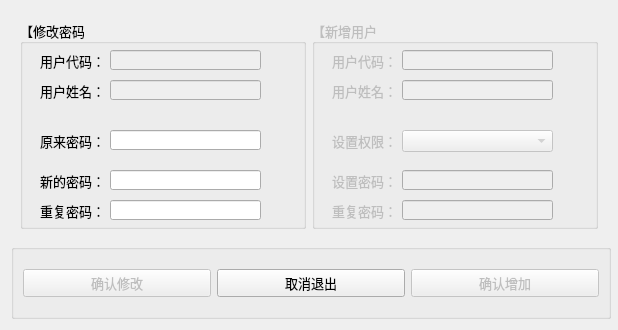
<?xml version="1.0" encoding="UTF-8"?>
<ui version="4.0">
 <class>User</class>
 <widget class="QDialog" name="User">
  <property name="geometry">
   <rect>
    <x>0</x>
    <y>0</y>
    <width>618</width>
    <height>330</height>
   </rect>
  </property>
  <property name="minimumSize">
   <size>
    <width>600</width>
    <height>330</height>
   </size>
  </property>
  <property name="font">
   <font>
    <family>微软雅黑</family>
    <pointsize>10</pointsize>
   </font>
  </property>
  <property name="windowTitle">
   <string>用户管理</string>
  </property>
  <layout class="QVBoxLayout" name="verticalLayout" stretch="3,1">
   <item>
    <widget class="QWidget" name="widget" native="true">
     <layout class="QHBoxLayout" name="horizontalLayout">
      <item>
       <widget class="QGroupBox" name="groupBoxM">
        <property name="sizePolicy">
         <sizepolicy hsizetype="Expanding" vsizetype="Expanding">
          <horstretch>0</horstretch>
          <verstretch>0</verstretch>
         </sizepolicy>
        </property>
        <property name="font">
         <font>
          <family>微软雅黑</family>
          <pointsize>10</pointsize>
         </font>
        </property>
        <property name="title">
         <string>【修改密码】</string>
        </property>
        <widget class="QLabel" name="label">
         <property name="geometry">
          <rect>
           <x>20</x>
           <y>30</y>
           <width>61</width>
           <height>21</height>
          </rect>
         </property>
         <property name="font">
          <font>
           <family>微软雅黑</family>
           <pointsize>10</pointsize>
          </font>
         </property>
         <property name="text">
          <string>用户代码：</string>
         </property>
        </widget>
        <widget class="QLineEdit" name="lineEditM1">
         <property name="enabled">
          <bool>false</bool>
         </property>
         <property name="geometry">
          <rect>
           <x>90</x>
           <y>30</y>
           <width>151</width>
           <height>20</height>
          </rect>
         </property>
        </widget>
        <widget class="QLabel" name="label_2">
         <property name="geometry">
          <rect>
           <x>20</x>
           <y>110</y>
           <width>61</width>
           <height>21</height>
          </rect>
         </property>
         <property name="font">
          <font>
           <family>微软雅黑</family>
           <pointsize>10</pointsize>
          </font>
         </property>
         <property name="text">
          <string>原来密码：</string>
         </property>
        </widget>
        <widget class="QLineEdit" name="lineEditPO">
         <property name="geometry">
          <rect>
           <x>90</x>
           <y>110</y>
           <width>151</width>
           <height>20</height>
          </rect>
         </property>
         <property name="echoMode">
          <enum>QLineEdit::Password</enum>
         </property>
        </widget>
        <widget class="QLineEdit" name="lineEditPN">
         <property name="geometry">
          <rect>
           <x>90</x>
           <y>150</y>
           <width>151</width>
           <height>20</height>
          </rect>
         </property>
         <property name="echoMode">
          <enum>QLineEdit::Password</enum>
         </property>
        </widget>
        <widget class="QLabel" name="label_3">
         <property name="geometry">
          <rect>
           <x>20</x>
           <y>150</y>
           <width>61</width>
           <height>21</height>
          </rect>
         </property>
         <property name="font">
          <font>
           <family>微软雅黑</family>
           <pointsize>10</pointsize>
          </font>
         </property>
         <property name="text">
          <string>新的密码：</string>
         </property>
        </widget>
        <widget class="QLineEdit" name="lineEditPR">
         <property name="geometry">
          <rect>
           <x>90</x>
           <y>180</y>
           <width>151</width>
           <height>20</height>
          </rect>
         </property>
         <property name="echoMode">
          <enum>QLineEdit::Password</enum>
         </property>
        </widget>
        <widget class="QLabel" name="label_4">
         <property name="geometry">
          <rect>
           <x>20</x>
           <y>180</y>
           <width>61</width>
           <height>21</height>
          </rect>
         </property>
         <property name="font">
          <font>
           <family>微软雅黑</family>
           <pointsize>10</pointsize>
          </font>
         </property>
         <property name="text">
          <string>重复密码：</string>
         </property>
        </widget>
        <widget class="QLabel" name="label_9">
         <property name="geometry">
          <rect>
           <x>20</x>
           <y>60</y>
           <width>61</width>
           <height>21</height>
          </rect>
         </property>
         <property name="font">
          <font>
           <family>微软雅黑</family>
           <pointsize>10</pointsize>
          </font>
         </property>
         <property name="text">
          <string>用户姓名：</string>
         </property>
        </widget>
        <widget class="QLineEdit" name="lineEditM2">
         <property name="enabled">
          <bool>false</bool>
         </property>
         <property name="geometry">
          <rect>
           <x>90</x>
           <y>60</y>
           <width>151</width>
           <height>20</height>
          </rect>
         </property>
        </widget>
       </widget>
      </item>
      <item>
       <widget class="QGroupBox" name="groupBoxA">
        <property name="enabled">
         <bool>false</bool>
        </property>
        <property name="sizePolicy">
         <sizepolicy hsizetype="Expanding" vsizetype="Expanding">
          <horstretch>0</horstretch>
          <verstretch>0</verstretch>
         </sizepolicy>
        </property>
        <property name="font">
         <font>
          <family>微软雅黑</family>
          <pointsize>10</pointsize>
         </font>
        </property>
        <property name="title">
         <string>【新增用户】</string>
        </property>
        <widget class="QLabel" name="label_5">
         <property name="geometry">
          <rect>
           <x>20</x>
           <y>30</y>
           <width>61</width>
           <height>21</height>
          </rect>
         </property>
         <property name="font">
          <font>
           <family>微软雅黑</family>
           <pointsize>10</pointsize>
          </font>
         </property>
         <property name="text">
          <string>用户代码：</string>
         </property>
        </widget>
        <widget class="QLineEdit" name="lineEditA1">
         <property name="geometry">
          <rect>
           <x>90</x>
           <y>30</y>
           <width>151</width>
           <height>20</height>
          </rect>
         </property>
        </widget>
        <widget class="QLabel" name="label_6">
         <property name="geometry">
          <rect>
           <x>20</x>
           <y>60</y>
           <width>61</width>
           <height>21</height>
          </rect>
         </property>
         <property name="font">
          <font>
           <family>微软雅黑</family>
           <pointsize>10</pointsize>
          </font>
         </property>
         <property name="text">
          <string>用户姓名：</string>
         </property>
        </widget>
        <widget class="QLineEdit" name="lineEditA2">
         <property name="geometry">
          <rect>
           <x>90</x>
           <y>60</y>
           <width>151</width>
           <height>20</height>
          </rect>
         </property>
        </widget>
        <widget class="QLineEdit" name="lineEditAP1">
         <property name="geometry">
          <rect>
           <x>90</x>
           <y>150</y>
           <width>151</width>
           <height>20</height>
          </rect>
         </property>
         <property name="echoMode">
          <enum>QLineEdit::Password</enum>
         </property>
        </widget>
        <widget class="QLabel" name="label_7">
         <property name="geometry">
          <rect>
           <x>20</x>
           <y>150</y>
           <width>61</width>
           <height>21</height>
          </rect>
         </property>
         <property name="font">
          <font>
           <family>微软雅黑</family>
           <pointsize>10</pointsize>
          </font>
         </property>
         <property name="text">
          <string>设置密码：</string>
         </property>
        </widget>
        <widget class="QLabel" name="label_8">
         <property name="geometry">
          <rect>
           <x>20</x>
           <y>110</y>
           <width>61</width>
           <height>21</height>
          </rect>
         </property>
         <property name="font">
          <font>
           <family>微软雅黑</family>
           <pointsize>10</pointsize>
          </font>
         </property>
         <property name="text">
          <string>设置权限：</string>
         </property>
        </widget>
        <widget class="QComboBox" name="comboBoxP">
         <property name="geometry">
          <rect>
           <x>90</x>
           <y>110</y>
           <width>151</width>
           <height>22</height>
          </rect>
         </property>
        </widget>
        <widget class="QLabel" name="label_10">
         <property name="geometry">
          <rect>
           <x>20</x>
           <y>180</y>
           <width>61</width>
           <height>21</height>
          </rect>
         </property>
         <property name="font">
          <font>
           <family>微软雅黑</family>
           <pointsize>10</pointsize>
          </font>
         </property>
         <property name="text">
          <string>重复密码：</string>
         </property>
        </widget>
        <widget class="QLineEdit" name="lineEditAP2">
         <property name="geometry">
          <rect>
           <x>90</x>
           <y>180</y>
           <width>151</width>
           <height>20</height>
          </rect>
         </property>
         <property name="echoMode">
          <enum>QLineEdit::Password</enum>
         </property>
        </widget>
       </widget>
      </item>
     </layout>
    </widget>
   </item>
   <item>
    <widget class="QGroupBox" name="groupBox_3">
     <property name="sizePolicy">
      <sizepolicy hsizetype="Preferred" vsizetype="Preferred">
       <horstretch>0</horstretch>
       <verstretch>0</verstretch>
      </sizepolicy>
     </property>
     <property name="minimumSize">
      <size>
       <width>600</width>
       <height>60</height>
      </size>
     </property>
     <property name="title">
      <string/>
     </property>
     <layout class="QHBoxLayout" name="horizontalLayout_2">
      <item>
       <widget class="QPushButton" name="pushButtonM">
        <property name="enabled">
         <bool>false</bool>
        </property>
        <property name="text">
         <string>确认修改</string>
        </property>
       </widget>
      </item>
      <item>
       <widget class="QPushButton" name="pushButtonE">
        <property name="text">
         <string>取消退出</string>
        </property>
       </widget>
      </item>
      <item>
       <widget class="QPushButton" name="pushButtonA">
        <property name="enabled">
         <bool>false</bool>
        </property>
        <property name="text">
         <string>确认增加</string>
        </property>
       </widget>
      </item>
     </layout>
    </widget>
   </item>
  </layout>
 </widget>
 <resources/>
 <connections/>
</ui>
